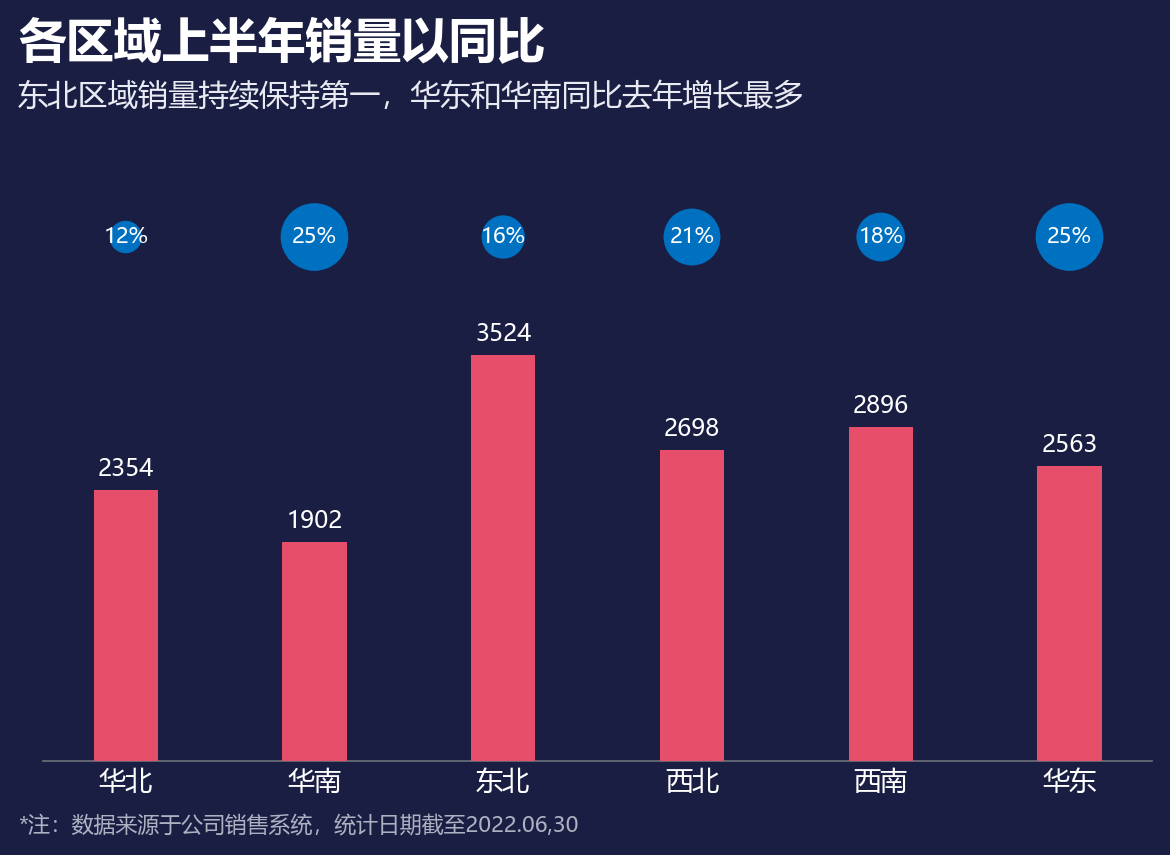

This figure's Python source:
# -*- coding: utf-8 -*-
"""
图表 26 柱形圆
复现《Excel数据可视化 - 从图表到数据大屏》第二章后15个图表
运行: python 26_柱形圆.py  ->  生成 26_柱形圆.png
"""

import os
import math
import numpy as np
import matplotlib
matplotlib.use('Agg')
import matplotlib.pyplot as plt
from matplotlib.patches import (Circle, Wedge, Rectangle, FancyBboxPatch,
                                PathPatch)
from matplotlib.path import Path
from matplotlib.lines import Line2D
from matplotlib.patches import Patch
import matplotlib.colors as mcolors

plt.rcParams['font.sans-serif'] = ['Microsoft YaHei', 'SimHei', 'DejaVu Sans']
plt.rcParams['axes.unicode_minus'] = False
plt.rcParams['figure.dpi'] = 150

OUT = os.path.dirname(os.path.abspath(__file__))

# ---------------- 配色（取自原图表像素） ----------------
BG       = '#1A1E43'   # 深蓝底
BLUE     = '#0070C0'
BLUE_L   = '#00B0F0'
BLUE_M   = '#82ADD7'
BLUE_BR  = '#0E5DFF'   # 子弹图-实际
RED      = '#E74E69'
YELLOW   = '#FFC000'
AMBER    = '#FFC54D'
TEAL     = '#087E8B'
ROSE_R   = '#F94C66'
CYAN     = '#37A2DA'
GREEN_T  = '#11A7AD'
PURPLE   = '#7030A0'
DARKLINE = '#1A1E43'
TXT      = '#FFFFFF'
TXT2     = '#E9EAF2'
TXT3     = '#AEB1C2'
GREY_TR  = '#767889'   # 滑珠轨道灰
GREY_BEAD= '#A6A6A6'
OUTLINE  = '#9BA0BC'   # 目标柱描边
# 南丁格尔圆环
R_PURPLE = '#512DCB'
R_BLUE   = '#6073F3'
R_CYAN   = '#66CBDD'
# 复合柱形图季度色
Q_COLORS = ['#4A5BD1', '#FC6C0F', '#F6A50B', '#A2417B']

TITLE_FS  = 23
SUB_FS    = 14.5
NOTE_FS   = 10.5


def save(fig, name):
    path = os.path.join(OUT, name)
    fig.savefig(path, facecolor=BG, bbox_inches='tight', pad_inches=0.12)
    plt.close(fig)
    print('saved:', name)


def dashboard(title=None, subtitle=None, footnote=None, figsize=(8.4, 6.0)):
    """统一的深色大屏画布，返回 fig，标题/副标题/脚注用 figure 坐标"""
    fig = plt.figure(figsize=figsize, facecolor=BG)
    if title:
        fig.text(0.055, 0.955, title, fontsize=TITLE_FS, fontweight='bold',
                 color=TXT, va='top', ha='left')
    if subtitle:
        fig.text(0.055, 0.885, subtitle, fontsize=SUB_FS, color=TXT2,
                 va='top', ha='left')
    if footnote:
        fig.text(0.055, 0.045, footnote, fontsize=NOTE_FS, color=TXT3,
                 va='bottom', ha='left')
    return fig


def polar_xy(r, deg_cw_from_top):
    """顺时针(从正上方)角度 -> 直角坐标"""
    a = np.radians(90 - deg_cw_from_top)
    return r * np.cos(a), r * np.sin(a)


def ring(ax, r_in, r_out, vals, colors, start=90, edge=DARKLINE, lw=1.2):
    """画一个(甜甜圈)环：vals 为各项占比(自动归一)，从 start 度起顺时针着色"""
    vals = np.asarray(vals, dtype=float)
    total = vals.sum()
    cur = start
    out = []
    for v, c in zip(vals, colors):
        sweep = 360.0 * v / total
        if c is not None:
            w = Wedge((0, 0), r_out, cur - sweep, cur,
                      width=r_out - r_in, facecolor=c, edgecolor=edge,
                      linewidth=lw, zorder=2)
            ax.add_patch(w)
            out.append(w)
        cur -= sweep
    return out


def capsule(ax, x0, x1, y, thick_pt, color, z=2):
    """以粗圆头线画胶囊条(thick_pt 为线宽/点)，不受坐标比例影响"""
    ax.plot([x0, x1], [y, y], color=color, lw=thick_pt,
            solid_capstyle='round', solid_joinstyle='round',
            zorder=z, clip_on=False)


# ============ 26 柱形圆 ============
def fig26():
    cats = ['华北', '华南', '东北', '西北', '西南', '华东']
    vals = [2354, 1902, 3524, 2698, 2896, 2563]
    yoy  = [0.12, 0.25, 0.16, 0.21, 0.18, 0.25]

    fig = dashboard('各区域上半年销量以同比',
                    '东北区域销量持续保持第一，华东和华南同比去年增长最多',
                    '*注：数据来源于公司销售系统，统计日期截至2022.06,30')
    ax = fig.add_axes([0.075, 0.13, 0.88, 0.62])
    ax.set_facecolor(BG)
    x = np.arange(len(cats))
    ax.bar(x, vals, width=0.34, color=RED, zorder=3)
    for xi, v in zip(x, vals):
        ax.text(xi, v + 70, str(v), ha='center', va='bottom',
                fontsize=11.5, color=TXT)
    # 圆点：置于柱顶上方空白带，直径与同比成正比
    cy = 4550
    for xi, p in zip(x, yoy):
        ax.scatter(xi, cy, s=(p * 130) ** 2, color=BLUE, zorder=4,
                   edgecolor='none')
        ax.text(xi, cy, '%.0f%%' % (p * 100), ha='center', va='center',
                fontsize=10.5, color='white', zorder=5)
    ax.set_xticks(x); ax.set_xticklabels(cats, fontsize=13, color=TXT)
    ax.set_ylim(0, 4850)
    ax.set_yticks([])
    for s in ['top', 'right', 'left']:
        ax.spines[s].set_visible(False)
    ax.spines['bottom'].set_color('#6E7079')
    ax.tick_params(length=0)
    save(fig, '26_柱形圆.png')


if __name__ == '__main__':
    fig26()
